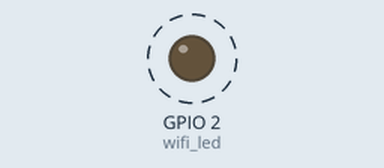
The program below on a simulated ESP32 board running MicroPython. Shown: output pins drawn as LEDs (lit = HIGH). Dashed ring = blinking. WiFi joins after 1.5 s; the clock reads 2024-03-15 10:24:30 at power-on unless the program sets it; what the program prints to the serial console is not drawn. At 1.8 s the program stops and its outputs stay as they are.

Above: at 0.15 s.
Timing chart, 0 to 3.0 s (numbered marks = the images above):
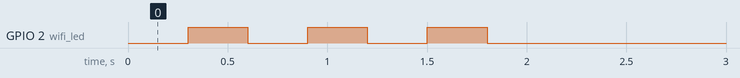

The program:

connect_wifi.py
```python
import network
import config
import time
from machine import Pin
import gc
import urequests  # 使用 urequests 代替 xrequests

def connect_wifi_led(ssid, passwd, timeout=15):
    """
    使用 LED 指示燈連接到指定的 Wi-Fi 網路。

    :param ssid: Wi-Fi 的 SSID（網路名稱）
    :param passwd: Wi-Fi 密碼
    :param timeout: 嘗試連接的超時時間（秒），默認為15秒
    :return: 如果連接成功，返回設備的 IP 地址；如果超時，返回 None
    """
    # 初始化連接狀態的 LED（Pin 2）
    wifi_led = Pin(2, Pin.OUT, value=1)  # 預設 LED 為熄滅狀態（1）

    # 創建並啟用 STA 模式（Station 模式，用於連接 Wi-Fi）
    sta = network.WLAN(network.STA_IF)
    sta.active(True)

    # 紀錄連接開始時間，用於判斷是否超時
    start_time = time.time()

    # 如果尚未連接到 Wi-Fi
    if not sta.isconnected():
        print("Connecting to network...")  # 提示正在連接 Wi-Fi
        sta.connect(ssid, passwd)  # 發起連接請求

        # 等待 Wi-Fi 連接成功，或直到超時
        while not sta.isconnected():
            # LED 閃爍（表示正在嘗試連接）
            wifi_led.value(0)  # 開燈
            time.sleep_ms(300)
            wifi_led.value(1)  # 關燈
            time.sleep_ms(300)

            # 判斷是否超過設定的超時時間
            if time.time() - start_time > timeout:
                print("Wi-Fi connecting timeout!")  # 提示連接超時
                break

    # 如果成功連接到 Wi-Fi
    if sta.isconnected():
        wifi_led.value(0)  # 連接成功後關閉 LED
        print("Network config:", sta.ifconfig())  # 打印網路配置信息
        return sta.ifconfig()[0]  # 返回設備的 IP 地址

    # 如果超時或連接失敗
    return None

def webhook_post(url, value):
    print("invoking webhook")

    gc.collect()
    try:
        r = urequests.post(url, json=value)  # 使用 urequests.post，並傳遞 JSON 數據
        if r is not None and r.status_code == 200:
            print("Webhook invoked")
        else:
            print("Webhook failed")
    except Exception as e:
        print("Exception in POST:", e)

def webhook_get(url):
    print("invoking webhook")
    gc.collect()
    try:
        r = urequests.get(url)  # 使用 urequests.get
        if r is not None and r.status_code == 200:
            print("Webhook invoked")
        else:
            print("Webhook failed")
    except Exception as e:
        print("Exception in GET:", e)

if __name__ == "__main__":
    ip = connect_wifi_led(ssid=config.WIFI_SSID, passwd=config.WIFI_PASSWORD, timeout=15)
    print(ip)
```

config.py
```python
# wifi連線
WIFI_SSID="ALHC-guest"
WIFI_PASSWORD="ALHCguest"
```

Measured:
- by itself, GPIO 2 (wifi_led): alternates HIGH for 0.30 s and LOW for 0.30 s, 6 changes in all, then stays LOW
